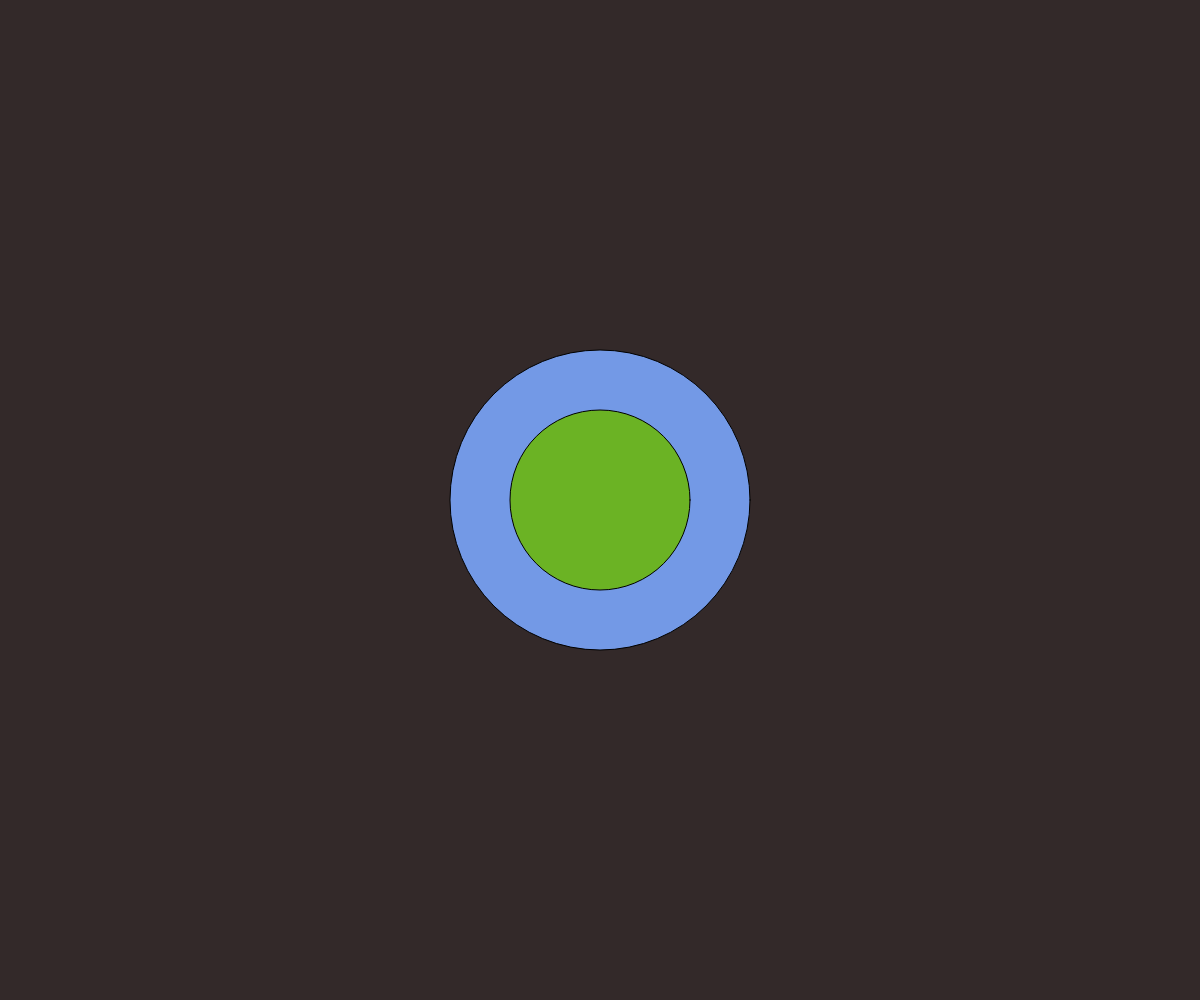
Frame 1 (no input)
Frame 60 (no input): identical to frame 1, image omitted
Frame 120 (the mouse pressed at the canvas centre since frame 60): identical to frame 1, image omitted

The p5.js sketch that drew this single still picture (run headless with seeded random() and noise() and a simulated clock; from frame 60 on, the mouse is pressed at the canvas centre):

// p5.js sketch
// ── sketch.js
function setup() {
  colorMode(HSB);
  createCanvas(windowWidth, windowHeight);
}

function draw() {
  background(0, 20, 20);
  fill(220, 50, 90);
  ellipse(width * 0.5, height * 0.5, width * 0.25);
  fill(90, 80, 70);
  ellipse(width * 0.5, height * 0.5, width * 0.15);
}
